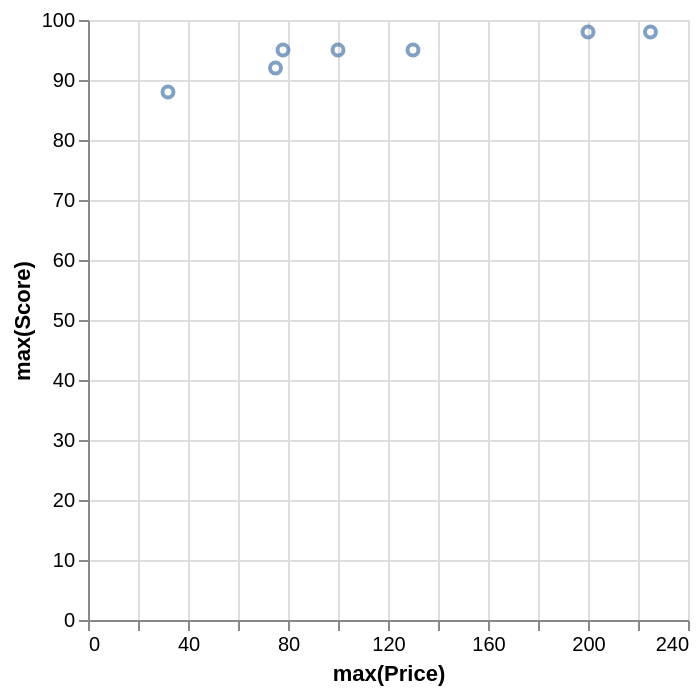

Express this chart as Vega-Lite.
### Vega-Lite specification from a JSON file in a GitHub repository (floating-point values rounded to 4 significant figures)
{"data": {"values": [{"x_data": 75, "y_data": 92}, {"x_data": 100, "y_data": 95}, {"x_data": 200, "y_data": 98}, {"x_data": 225, "y_data": 98}, {"x_data": 130, "y_data": 95}, {"x_data": 78, "y_data": 95}, {"x_data": 32, "y_data": 88}]}, "mark": "point", "encoding": {"x": {"field": "x_data", "type": "quantitative", "title": "max(Price)"}, "y": {"field": "y_data", "type": "quantitative", "title": "max(Score)"}}}
